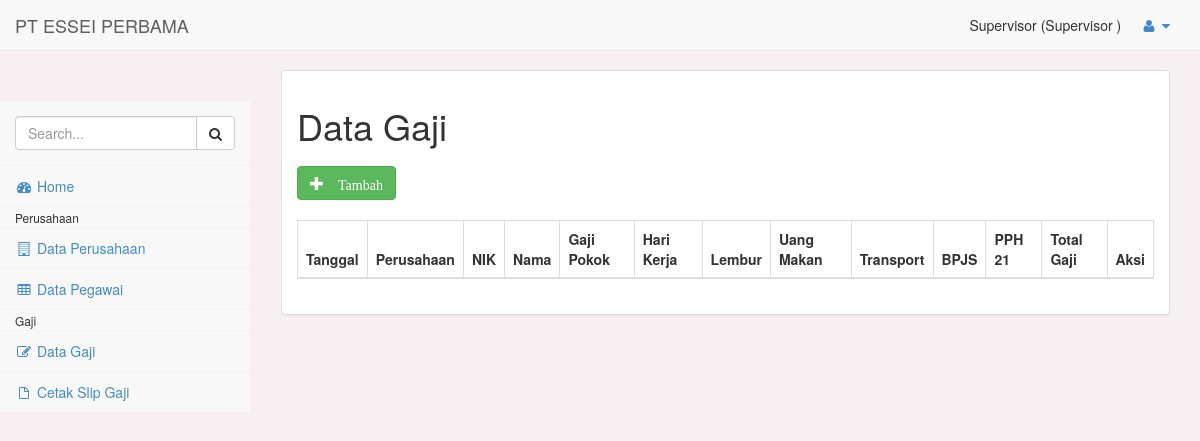
The page /pages/index.php?p=gaji (signed in) on the database as committed earlier.
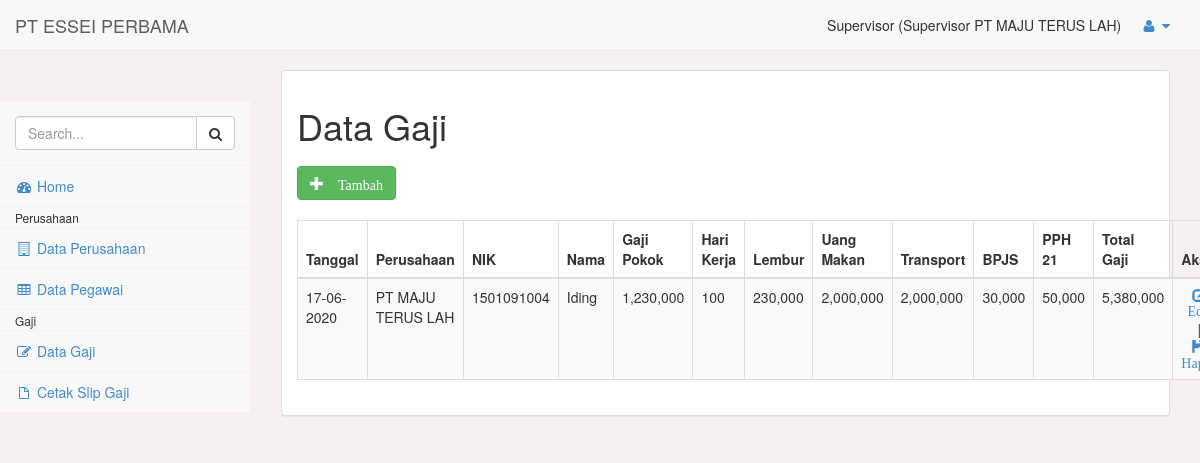
The same page on the database as committed later.
### tables this page shows
CREATE TABLE `gaji` (
  `id_gaji` int(10) NOT NULL,
  `tgl_gaji` date NOT NULL,
  `nip` varchar(10) NOT NULL,
  `gaji` double NOT NULL,
  `hari_kerja` varchar(5) NOT NULL,
  `lembur` double NOT NULL,
  `uang_makan` double NOT NULL,
  `transport` double NOT NULL,
  `bpjs` double NOT NULL,
  `pph21` double NOT NULL
);

CREATE TABLE `perusahaan` (
  `id_perusahaan` int(11) NOT NULL,
  `nama` varchar(200) NOT NULL,
  `alamat` text NOT NULL
);

CREATE TABLE `pegawai` (
  `nip` varchar(10) NOT NULL,
  `nama` varchar(50) NOT NULL,
  `nomor_rekening` varchar(20) NOT NULL,
  `alamat` text NOT NULL,
  `jabatan` varchar(20) NOT NULL,
  `nohp` varchar(12) NOT NULL,
  `id_perusahaan` int(11) NOT NULL
);

### pages/gaji/gaji.php (the view, shortened to what this page needs)
<?php
if($_SESSION['level']!="spv" && $_SESSION['level']!="super"){
  echo "<script>location='index.php'</script>";
}else{
  include_once '_part/koneksi.php';
  $p = $_GET['p'];
  $page = isset($_GET['page']) ? $_GET['page'] : 'list';
  switch ($page) {
  case 'list':
  ?>
  <h1><?= $p=="gaji"? "Data Gaji": "Cetak Slip Gaji" ?></h1>
  <div class="row" style="margin: 20px auto;">
    <?php if($p=="gaji"){ ?>
    <a href="index.php?p=gaji&page=entri" class="btn btn-success"><span class="glyphicon glyphicon-plus"> Tambah</span></a>
    <?php } ?>
  </div>
  <table id="example" class="table table-striped table-bordered">
    <thead>
      <tr>
        <th>Tanggal</th>
        <th>Perusahaan</th>
        <th>NIK</th>
        <th>Nama</th>
        <?php if($p=="gaji"){ ?>
        <th>Gaji Pokok</th>
  	  <th>Hari Kerja</th>
        <th>Lembur</th>
        <th>Uang Makan</th>
        <th>Transport</th>
        <th>BPJS</th>
        <th>PPH 21</th>
        <?php } ?>
        <th>Total Gaji</th>
        <th>Aksi</th>
      </tr>
    </thead>
    <tbody>
    <?php
      $where = $_SESSION['level']=="spv"? "WHERE b.id_perusahaan='".$_SESSION['id_perusahaan']."'": "";
      $sql = "SELECT a.*, b.nama, c.nama nama_perusahaan FROM gaji a
              JOIN pegawai b ON a.nip=b.nip
              JOIN perusahaan c ON b.id_perusahaan=c.id_perusahaan $where";
      $row = $koneksi->prepare($sql);
      $row->execute();
      $hasil = $row->fetchAll(PDO::FETCH_OBJ);
      foreach($hasil as $isi){
    ?>
      <tr>
        <td>
          <?= date("d-m-Y", strtotime($isi->tgl_gaji));?>
        </td>
        <td><?= $isi->nama_perusahaan;?></td>
        <td><?= $isi->nip;?></td>
        <td><?= $isi->nama;?></td>
        <?php if($p=="gaji"){ ?>
        <td><?= number_format($isi->gaji);?></td>
  	  <td><?= number_format($isi->hari_kerja);?></td>
        <td><?= number_format($isi->lembur);?></td>
        <td><?= number_format($isi->uang_makan);?></td>
        <td><?= number_format($isi->transport);?></td>
        <td><?= number_format($isi->bpjs) ;?></td>
        <td><?= number_format($isi->pph21);?></td>
        <?php } ?>
        <td>
          <?php
          $total = ($isi->gaji + $isi->lembur + $isi->uang_makan + $isi->transport) - ($isi->bpjs + $isi->pph21);
          echo number_format($total);
          ?>
        </td>
        <td align="center">
          <?php if($p=="gaji"){ ?>
          <a href="index.php?p=gaji&page=edit&id=<?= $isi->id_gaji ?>"><i class="glyphicon glyphicon-edit"> Edit</i></a>
          &nbsp;&nbsp;|&nbsp;&nbsp;
          <a href="gaji/aksi_gaji.php?id=<?= $isi->id_gaji ?>" onclick="return confirm('Yakin Hapus ?')"><i class="glyphicon glyphicon-floppy-remove"> Hapus</i></a>
          <?php }elseif($p=="cetak_slipgaji"){ ?>
          <a href="gaji/cetak_slipgaji.php?id=<?= $isi->id_gaji ?>" target="_blank"><i class="glyphicon glyphicon-file"> Cetak</i></a>
          <?php } ?>
        </td>
      </tr>
    <?php } ?>
    </tbody>
  </table>
  <?php
  break;
  ?>
  <?php
  }
  ?>
<?php } ?>

### pages/_part/header.php (shortened to what this page needs)
<?php
    $level = $_SESSION['level'];
    if($level=="keu"){$level="Keuangan";}else if($level=="spv"){$level="Supervisor";}else if($level=="super"){$level="Administrator";}
?>
<!DOCTYPE html>
<html>
<head>
    <link href="../assets/css/bootstrap.min.css" rel="stylesheet">
    <link href="../assets/css/plugins/dataTables/dataTables.bootstrap.css" rel="stylesheet">
    <link href="../assets/font-awesome/css/font-awesome.css" rel="stylesheet">
    <link href="../assets/css/plugins/morris/morris-0.4.3.min.css" rel="stylesheet">
    <link href="../assets/css/plugins/timeline/timeline.css" rel="stylesheet">
    <link href="../assets/css/sb-admin.css" rel="stylesheet">
</head>
<body>
    <div id="wrapper">
        <nav class="navbar navbar-default navbar-fixed-top" role="navigation" style="margin-bottom: 0">
            <div class="navbar-header">
                <a class="navbar-brand" href="index.php">PT ESSEI PERBAMA</a>
            </div>
            <ul class="nav navbar-top-links navbar-right">
                <span><?= $_SESSION['nama'] ?> (<?= $level ?> <?= $level=="Supervisor"? $_SESSION['nama_perusahaan']: ""; ?>)</span>
                <li class="dropdown">
                    <a class="dropdown-toggle" data-toggle="dropdown" href="#">
                        <i class="fa fa-user fa-fw"></i>  <i class="fa fa-caret-down"></i>
                    </a>
                </li>
            </ul>
        </nav>

### pages/_part/menu.php (shortened to what this page needs)
<?php
if(!isset($_SESSION['username'])){
    header('location:../index.php');
}else{
?>
<div class="navbar-default navbar-static-side" role="navigation">
    <div class="sidebar-collapse">
        <ul class="nav" id="side-menu" style="padding-top: 0;">
            <li class="sidebar-search" style="margin-top: 0;">
                <div class="input-group custom-search-form">
                    <input type="text" class="form-control" placeholder="Search...">
                    <span class="input-group-btn">
                        <button class="btn btn-default" type="button">
                            <i class="fa fa-search"></i>
                        </button>
                    </span>
                </div>
            </li>
            <li>
                <a href="index.php"><i class="fa fa-dashboard fa-fw"></i> Home</a>
            </li>
            <?php if ($_SESSION['level']=='spv' || $_SESSION['level']=='super'){?>
            <li>
                <small style="padding-left: 15px;">Perusahaan</small>
            </li>
            <li>
                <a href="?p=perusahaan"><i class="fa fa-building-o fa-fw"></i> Data Perusahaan</a>
            </li>
            <li>
                <a href="?p=pegawai"><i class="fa fa-table fa-fw"></i> Data Pegawai</a>
            </li>
            <li>
                <small style="padding-left: 15px;">Gaji</small>
            </li>
            <li>
                <a href="?p=gaji"><i class="fa fa-edit fa-fw"></i> Data Gaji</a>
            </li>
            <li>
                <a href="?p=cetak_slipgaji"><i class="fa fa-file-o fa-fw"></i> Cetak Slip Gaji</a>
            </li>
            <?php } if ($_SESSION['level']=='keu' || $_SESSION['level']=='super'){?>
            <li>
                <small style="padding-left: 15px;">Invoice</small>
            </li>
            <li>
                <a href="?p=invoice"><i class="fa fa-edit fa-fw"></i> Data Invoice</a>
            </li>
            <li>
                <a href="?p=cetak_invoice"><i class="fa fa-edit fa-fw"></i> Cetak Invoice</a>
            </li>
            <li>
                <a href="?p=invoice&page=laporan"><i class="fa fa-edit fa-fw"></i> Laporan Invoice</a>
            </li>
            <li>
                <small style="padding-left: 15px;">Pembayaran</small>
            </li>
            <li>
                <a href="?p=pembayaran"><i class="fa fa-edit fa-fw"></i> Data Pembayaran</a>
            </li>
            <?php } if ($_SESSION['level']=='super'){?>
            <li>
                <small style="padding-left: 15px;">User</small>
            </li>
            <li>
                <a href="?p=user"><i class="fa fa-edit fa-fw"></i> Data User</a>
            </li>
            <?php } ?>
        </ul>
    </div>
</div>
<?php } ?>

### pages/index.php (shortened to what this page needs)
<?php
include '_part/header.php';
include '_part/menu.php';
?>
<div id="page-wrapper">
    <br />
    <div class="row">
        <div class="col-lg-12">
            <div class="panel panel-default">
                <div class="panel-body">
                    <?php include '_part/main.php'; ?>
                </div>
            </div>
        </div>
    </div>
</div>
<?php include '_part/footer.php'; ?>

### pages/_part/main.php
<?php
$page = isset($_GET['p']) ? $_GET['p'] : 'home';
if ($page=='home') {
  include 'home.php';
}else if ($page=='perusahaan'){
  include 'perusahaan/perusahaan.php';
}else if ($page=='pegawai'){
  include 'pegawai/pegawai.php';
}else if ($page=='gaji'){
  include 'gaji/gaji.php';
}else if ($page=='cetak_slipgaji'){
  include 'gaji/gaji.php';
}else if ($page=='invoice'){
  include 'invoice/invoice.php';
}else if ($page=='pembayaran'){
  include 'invoice/invoice.php';
}else if ($page=='cetak_invoice'){
  include 'invoice/invoice.php';
}else if ($page=='user'){
  include 'user/user.php';
}else if ($page=='ubahpassword'){
  include 'ubahpassword/ubahpassword.php';
}
?>

### pages/_part/footer.php (shortened to what this page needs)
		</div>
	</body>
</html>

### assets/css/sb-admin.css (style rules this page uses)
body { padding-top: 100px; background-color: #f7f0f3; }
@media (min-width:768px) { body { padding-top: 50px; } }
#wrapper { width: 100%; }
#page-wrapper { padding: 0 15px; min-height: 568px; background-color: #f7f0f3; }
@media (min-width:768px) { #page-wrapper { position: inherit; margin: 0 0 0 250px; padding: 0 30px; min-height: 1300px; border-left: 1px solid #f7f0f3; } }
.navbar-top-links li { display: inline-block; }
.navbar-top-links li:last-child { margin-right: 15px; }
.navbar-top-links li a { padding: 15px; min-height: 50px; }
.navbar-static-side ul li { border-bottom: 1px solid #f7f0f3; }
.sidebar-search { padding: 15px; }
@media (min-width:768px) { .navbar-static-side { z-index: 1; position: absolute; width: 250px; margin-top: 51px; } }

Rows that differ between the two databases and show on the page:
added gaji: tgl_gaji "17-06-2020", perusahaan.nama "PT MAJU TERUS LAH", nip "1501091004", nip.nama "Iding", gaji "1,230,000", hari_kerja "100", lembur "230,000", uang_makan "2,000,000", transport "2,000,000", bpjs "30,000", pph21 "50,000", total "5,380,000"
Other text that changed with them:
$_SESSION['nama_perusahaan']: (not shown) → "PT MAJU TERUS LAH"
